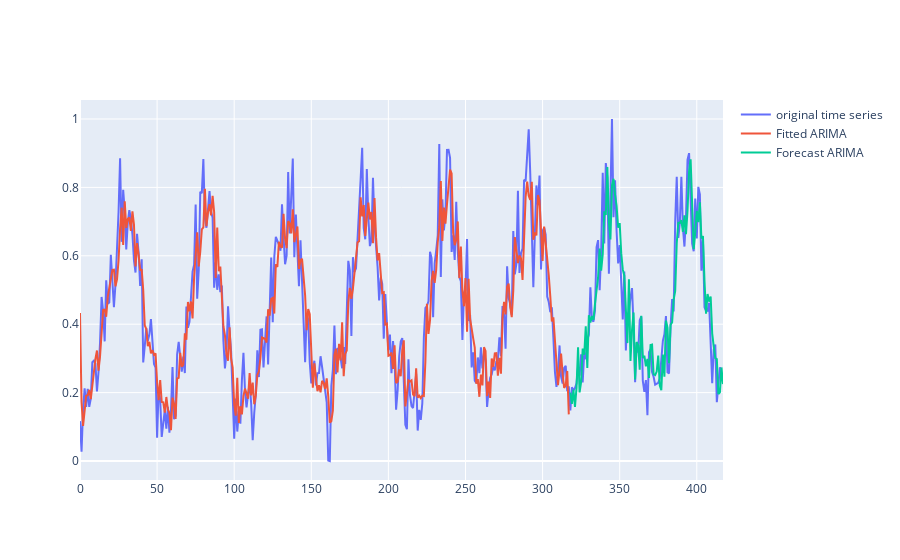

Notebook cell for this chart:
### Code cell
fig = go.Figure()
fig.add_trace(
    go.Scatter(
        x=y.index,
        y=y, name="original time series")
)
fig.add_trace(
    go.Scatter(
        x=pred.index,
        y=pred, name="Fitted ARIMA")
)
fig.add_trace(
    go.Scatter(
        x=predicted[-len(test_y):].index, 
        y=predicted[-len(test_y):], name="Forecast ARIMA")
)
